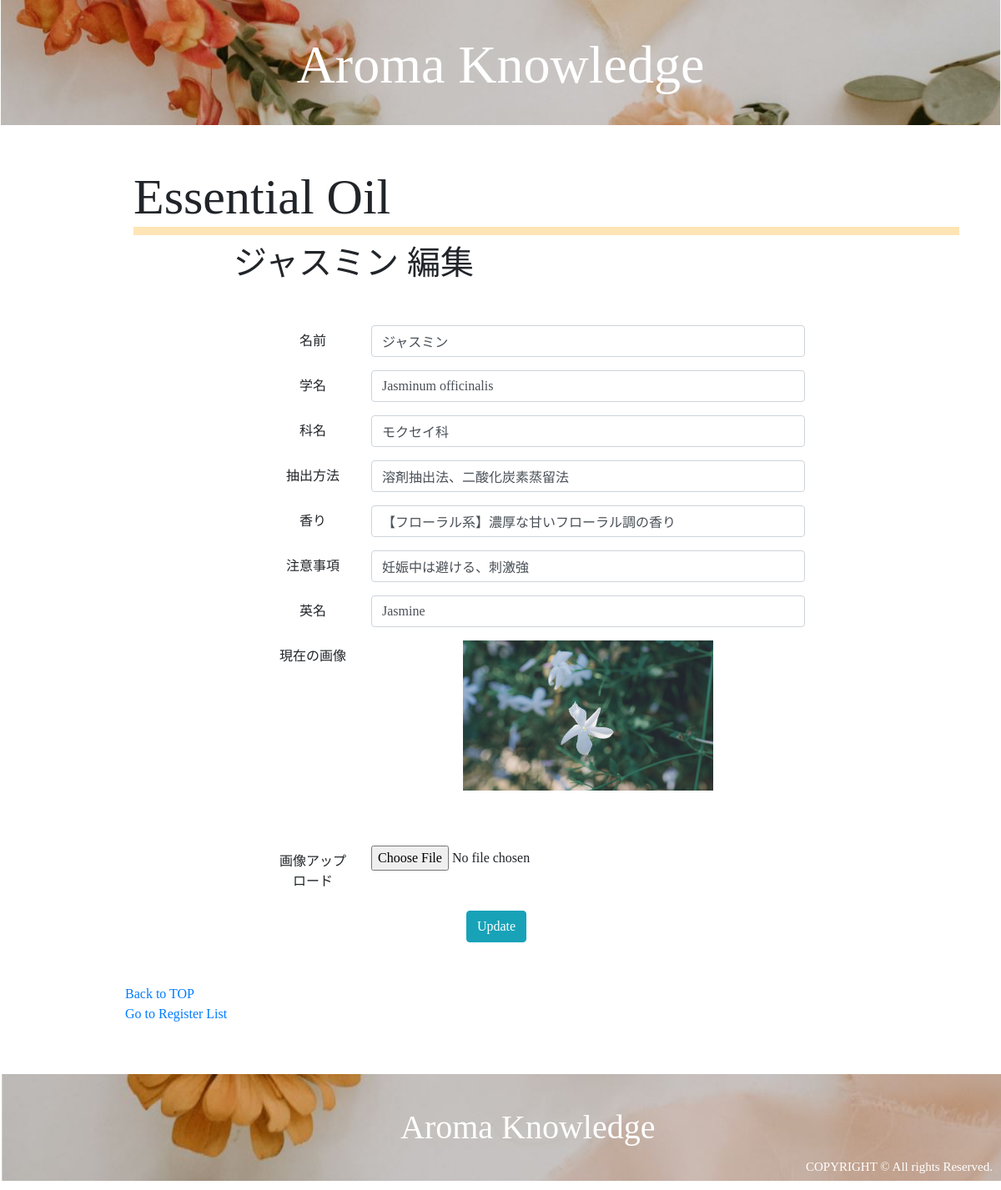
Screenshot of /oil_edit.php?id=8 (signed in) with the database file from the repository.
### tables this page shows
CREATE TABLE `essential_oils` (
  `id` int(11) NOT NULL AUTO_INCREMENT,
  `name` varchar(255) NOT NULL,
  `scientific_name` varchar(255) NOT NULL,
  `plant_name` varchar(255) NOT NULL,
  `extraction` varchar(255) NOT NULL,
  `aroma` varchar(255) NOT NULL,
  `caution` varchar(255) NOT NULL,
  `english_name` varchar(255) NOT NULL,
  `user_id` int(11) NOT NULL,
  `image` varchar(255) NOT NULL,
  `created_at` timestamp NOT NULL DEFAULT CURRENT_TIMESTAMP,
  PRIMARY KEY (`id`),
  UNIQUE KEY `name` (`name`),
  KEY `user_id` (`user_id`),
  CONSTRAINT `essential_oils_ibfk_1` FOREIGN KEY (`user_id`) REFERENCES `users` (`id`) ON DELETE CASCADE ON UPDATE CASCADE
);

### DAOs/OilDAO.php (called while the page is built, shortened)
<?php
    class OilDAO extends DAO{
        public static function get_oil($id){
            try{
                $pdo = self::get_connection();
                $stmt = $pdo->prepare('SELECT * FROM essential_oils WHERE id=:id');
                $stmt->bindValue(':id', $id, PDO::PARAM_INT);
                $stmt->execute();
                $stmt->setFetchMode(PDO::FETCH_CLASS|PDO::FETCH_PROPS_LATE, 'Oil');
                $oil = $stmt->fetch();
            }catch(PDOException $e){
            }finally{
                self::close_connection($pdo, $stmt);
            }
            return $oil;
        }
    }

### views/oil_edit_view.php (the view, shortened to what this page needs)
<!DOCTYPE html>
<html lang="ja">
    <head>
        <link rel="stylesheet" href="https://stackpath.bootstrapcdn.com/bootstrap/4.3.1/css/bootstrap.min.css">
        <link rel="stylesheet" href="css/style.css">
        <link rel="stylesheet" href="css/style2.css">
    </head>
    <body>
        <div class="header" style="background-image:url(images/top1.jpg)">
            <h1><a href="mypage_top.php">Aroma Knowledge</h1></a>
        </div>
        <div class="essential_oils">
            <h2 class="title">Essential Oil</h2>
            <h2 class="subtitle"><?= $oil->name ?> 編集</h2>
            <div class="OilDetail ForPC">
                <form class="col-sm-12" action="oil_update.php" method="POST" enctype="multipart/form-data">
                    <div class="form-group row">
                        <label for="colFormLabel" class="col-sm-2 col-form-label">名前</label>
                        <div class="col-sm-10">
                          <input type="text" class="form-control" name="name" value="<?= $oil->name ?>">
                        </div>
                    </div>
                    <div class="form-group row">
                        <label for="colFormLabel" class="col-sm-2 col-form-label">学名</label>
                        <div class="col-sm-10">
                          <input type="text" class="form-control" name="scientific_name" value="<?= $oil->scientific_name ?>">
                        </div>
                    </div>
                    <div class="form-group row">
                        <label for="colFormLabel" class="col-sm-2 col-form-label">科名</label>
                        <div class="col-sm-10">
                          <input type="text" class="form-control" name="plant_name" value="<?= $oil->plant_name ?>">
                        </div>
                    </div>
                    <div class="form-group row">
                        <label for="colFormLabel" class="col-sm-2 col-form-label">抽出方法</label>
                        <div class="col-sm-10">
                          <input type="text" class="form-control" name="extraction" value="<?= $oil->extraction ?>">
                        </div>
                    </div>
                    <div class="form-group row">
                        <label for="colFormLabel" class="col-sm-2 col-form-label">香り</label>
                        <div class="col-sm-10">
                          <input type="text" class="form-control" name="aroma" value="<?= $oil->aroma ?>">
                        </div>
                    </div>
                    <div class="form-group row">
                        <label for="colFormLabel" class="col-sm-2 col-form-label">注意事項</label>
                        <div class="col-sm-10">
                          <input type="text" class="form-control" name="caution" value="<?= $oil->caution ?>">
                        </div>
                    </div>
                    <div class="form-group row">
                        <label for="colFormLabel" class="col-sm-2 col-form-label">英名</label>
                        <div class="col-sm-10">
                          <input type="text" class="form-control" name="english_name" value="<?= $oil->english_name ?>">
                        </div>
                    </div>
                    <div class="form-group row">
                        <label class="col-2 col-form-label">現在の画像</label>
                        <div class="col-10">
                            <img src="<?= 'upload/' . $oil->image ?>" alt="表示する画像がありません。" style="max-width:300px">
                        </div>
                    </div>
                    <div class="form-group row">
                        <label class="col-2 col-form-label">画像アップロード</label>
                        <div class="col-3">
                            <input type="file" name="image" accept='images/*' onchange="previewImage(this);">
                        </div>
                        <div class="col-3">
                        </div>
                    </div>
                    <div class="form-group row">
                        <div class="offset-sm-2 col-sm-6">
                            <button type="submit" class="btn btn-info">Update</button>
                        </div>
                    </div>
                </form>
            </div>
        </div>
        <div class="nav">
        <a href="mypage_top.php">Back to TOP</a><br>
        <a href="register_list.php">Go to Register List</a>
        </div>
        <div class="footer" style="background-image:url(images/footer.jpg)">
            <h1 class="logo">Aroma Knowledge</h1>
            <p class="copylight">COPYRIGHT © All rights Reserved.</p>
        </div>
    </body>
</html>

### css/style.css (style rules this page uses)
body { font-family: 'Times New Roman', '游ゴシック', 'Meiryo UI'; }
.header { text-align: center; background: url(images/top1.jpg); background-size: cover; width: 100%; }
.header h1 { color: white; font-family: Times New Roman; margin: auto; }
.header a { text-decoration: none; color: white; }
form { margin: 50px; }
.OilDetail, .EffectDetail { text-align: center; }
@media screen and (min-width :769px) { .header { height: 150px; } }
@media screen and (min-width :769px) { .header h1 { padding: 40px; font-size: 4.0rem; } }
@media screen and (min-width :769px) { .essential_oils, .effects, .other, .relations, .SearchOil { margin: 50px 50px; clear: right; } }
@media screen and (min-width :769px) { .title { margin-left: 10%; font-size: 60px; border-bottom: solid 10px moccasin; } }
@media screen and (min-width :769px) { .footer { background: url(images/footer.jpg); background-size: cover; bottom: 0; width: 100%; } }
@media screen and (min-width :769px) { .logo { display: inline-block; margin-left: 40%; margin-top: 40px; color: white; margin-bottom: 40px; } }
@media screen and (min-width :769px) { .copylight { display: inline-block; font-size: 15px; float: right; bottom: 0; margin-right: 10px; margin-top: 100px; color: white; } }
@media screen and (min-width :769px) { .nav { display: inline-block; margin-left: 150px; margin-bottom: 5%; } }
@media screen and (min-width :769px) { .subtitle { margin-left: 230px; font-size: 40px; margin-top: 10px; } }
@media screen and (min-width :769px) { .OilDetail, .EffectDetail { margin: 50px 20%; } }
@media screen and (min-width :769px) { .OilDetail img { margin-bottom: 50px; max-width: 600px; } }

### css/style2.css (style rules this page uses)
body { font-family: 'Times New Roman', '游ゴシック', 'Meiryo UI'; }

### rows the page displays
essential_oils: name "ジャスミン", scientific_name "Jasminum officinalis", plant_name "モクセイ科", extraction "溶剤抽出法、二酸化炭素蒸留法", aroma "【フローラル系】濃厚な甘いフローラル調の香り", caution "妊娠中は避ける、刺激強", english_name "Jasmine", image (picture)
